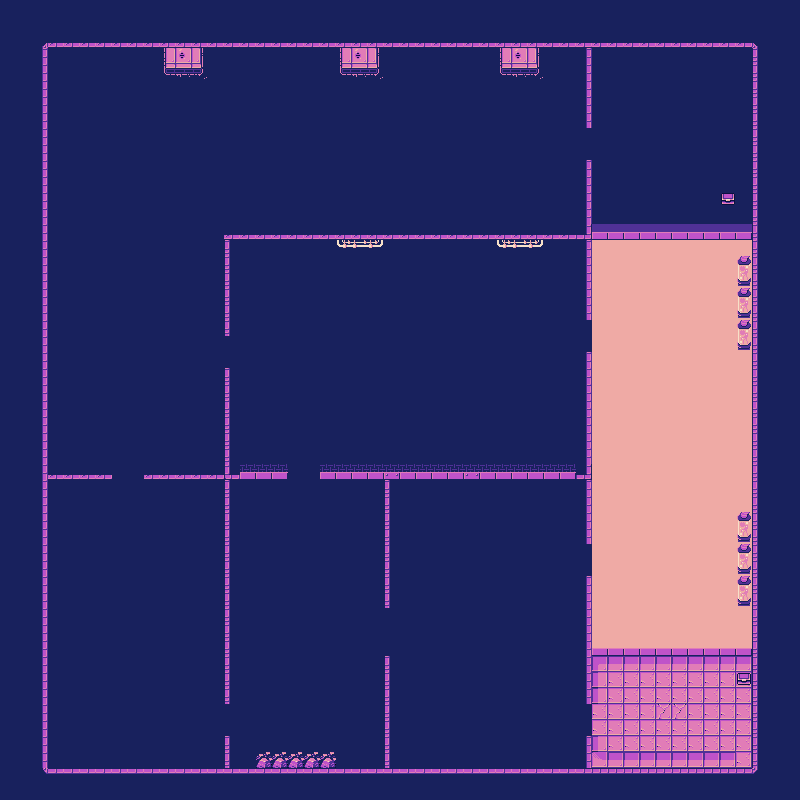

A 2D game scene composited from a Tiled map and its tileset images. What follows is a short description and the map's XML, with each tile layer's data collapsed to a summary:
An orthogonal 50x50 tile map with 16x16 px tiles, 3 tile layers (floor, collision, Tile Layer 2) and 39 objects (door).

<map version="1.5" tiledversion="1.7.2" orientation="orthogonal" renderorder="right-down" width="50" height="50" tilewidth="16" tileheight="16" infinite="0" nextlayerid="6" nextobjectid="41">
 <tileset firstgid="1" source="CosmicLilacTiles.tsx" />
 <layer id="5" name="floor" width="50" height="50">
  <data>[2500 cells, 609 non-empty, 4 distinct tile ids]</data>
 </layer>
 <layer id="1" name="collision" width="50" height="50">
  <data>[2500 cells, 2500 non-empty, 23 distinct tile ids]</data>
 </layer>
 <layer id="4" name="Tile Layer 2" width="50" height="50">
  <data>[2500 cells, 43 non-empty, 13 distinct tile ids]</data>
 </layer>
 <objectgroup id="3" name="objects">
  <properties>
   <property name="tag" value="exit" />
  </properties>
  <object id="1" name="door" gid="32" x="720" y="80" width="16" height="16" />
  <object id="2" x="592" y="144">
   <properties>
    <property name="graphNodeId" type="int" value="14" />
   </properties>
   <point />
  </object>
  <object id="3" x="720" y="80">
   <properties>
    <property name="graphNodeId" type="int" value="15" />
   </properties>
   <point />
  </object>
  <object id="4" x="128" y="144">
   <properties>
    <property name="graphNodeId" type="int" value="13" />
   </properties>
   <point />
  </object>
  <object id="5" x="128" y="352">
   <properties>
    <property name="graphNodeId" type="int" value="12" />
   </properties>
   <point />
  </object>
  <object id="6" x="224" y="352">
   <properties>
    <property name="graphNodeId" type="int" value="7" />
   </properties>
   <point />
  </object>
  <object id="7" x="128" y="480">
   <properties>
    <property name="graphNodeId" type="int" value="11" />
   </properties>
   <point />
  </object>
  <object id="8" x="304" y="640">
   <properties>
    <property name="graphNodeId" type="int" value="10" />
   </properties>
   <point />
  </object>
  <object id="9" x="304" y="480">
   <properties>
    <property name="graphNodeId" type="int" value="8" />
   </properties>
   <point />
  </object>
  <object id="10" x="384" y="640">
   <properties>
    <property name="graphNodeId" type="int" value="9" />
   </properties>
   <point />
  </object>
  <object id="11" x="592" y="560">
   <properties>
    <property name="graphNodeId" type="int" value="3" />
   </properties>
   <point />
  </object>
  <object id="12" x="592" y="720">
   <properties>
    <property name="graphNodeId" type="int" value="1" />
   </properties>
   <point />
  </object>
  <object id="13" x="480" y="640">
   <properties>
    <property name="graphNodeId" type="int" value="2" />
   </properties>
   <point />
  </object>
  <object id="14" x="672" y="464">
   <properties>
    <property name="graphNodeId" type="int" value="4" />
   </properties>
   <point />
  </object>
  <object id="15" x="592" y="336">
   <properties>
    <property name="graphNodeId" type="int" value="5" />
   </properties>
   <point />
  </object>
  <object id="16" x="400" y="336">
   <properties>
    <property name="graphNodeId" type="int" value="6" />
   </properties>
   <point />
  </object>
  <object id="17" x="672" y="720">
   <properties>
    <property name="graphNodeId" type="int" value="0" />
   </properties>
   <point />
  </object>
  <object id="19" x="673" y="713">
   <properties>
    <property name="endNode" type="int" value="1" />
    <property name="startNode" type="int" value="0" />
    <property name="tag" value="graphConnection" />
   </properties>
   <polyline points="-1,7 -81,7" />
  </object>
  <object id="20" x="585.333" y="717">
   <properties>
    <property name="endNode" type="int" value="2" />
    <property name="startNode" type="int" value="1" />
    <property name="tag" value="graphConnection" />
   </properties>
   <polyline points="6.66667,3 -105.333,-77" />
  </object>
  <object id="21" x="490.333" y="616.333">
   <properties>
    <property name="endNode" type="int" value="3" />
    <property name="startNode" type="int" value="2" />
    <property name="tag" value="graphConnection" />
   </properties>
   <polyline points="-10.3333,23.6667 101.667,-56.3333" />
  </object>
  <object id="22" x="595.5" y="561">
   <properties>
    <property name="endNode" type="int" value="4" />
    <property name="startNode" type="int" value="3" />
    <property name="tag" value="graphConnection" />
   </properties>
   <polyline points="-3.5,-1 76.5,-97" />
  </object>
  <object id="23" x="682" y="465.5">
   <properties>
    <property name="endNode" type="int" value="5" />
    <property name="startNode" type="int" value="4" />
    <property name="tag" value="graphConnection" />
   </properties>
   <polyline points="-10,-1.5 -90,-129.5" />
  </object>
  <object id="24" x="581.5" y="332">
   <properties>
    <property name="endNode" type="int" value="6" />
    <property name="startNode" type="int" value="5" />
    <property name="tag" value="graphConnection" />
   </properties>
   <polyline points="10.5,4 -181.5,4" />
  </object>
  <object id="25" x="399" y="352">
   <properties>
    <property name="endNode" type="int" value="8" />
    <property name="startNode" type="int" value="6" />
    <property name="tag" value="graphConnection" />
   </properties>
   <polyline points="1,-16 -95,128" />
  </object>
  <object id="26" x="299.5" y="463">
   <properties>
    <property name="endNode" type="int" value="7" />
    <property name="startNode" type="int" value="8" />
    <property name="tag" value="graphConnection" />
   </properties>
   <polyline points="4.5,17 -75.5,-111" />
  </object>
  <object id="27" x="219" y="347">
   <properties>
    <property name="endNode" type="int" value="12" />
    <property name="startNode" type="int" value="7" />
    <property name="tag" value="graphConnection" />
   </properties>
   <polyline points="5,5 -91,5" />
  </object>
  <object id="28" x="136.5" y="352.5">
   <properties>
    <property name="endNode" type="int" value="12" />
    <property name="startNode" type="int" value="11" />
    <property name="tag" value="graphConnection" />
   </properties>
   <polyline points="-8.5,-0.5 -8.5,127.5" />
  </object>
  <object id="29" x="127.5" y="474">
   <properties>
    <property name="endNode" type="int" value="11" />
    <property name="startNode" type="int" value="16" />
    <property name="tag" value="graphConnection" />
   </properties>
   <polyline points="0.5,6 0.5,166" />
  </object>
  <object id="30" x="207" y="637">
   <properties>
    <property name="endNode" type="int" value="10" />
    <property name="startNode" type="int" value="9" />
    <property name="tag" value="graphConnection" />
   </properties>
   <polyline points="97,3 177,3" />
  </object>
  <object id="31" x="389" y="641.5">
   <properties>
    <property name="endNode" type="int" value="9" />
    <property name="startNode" type="int" value="2" />
    <property name="tag" value="graphConnection" />
   </properties>
   <polyline points="-5,-1.5 91,-1.5" />
  </object>
  <object id="32" x="136.667" y="342.667">
   <properties>
    <property name="endNode" type="int" value="13" />
    <property name="startNode" type="int" value="12" />
    <property name="tag" value="graphConnection" />
   </properties>
   <polyline points="-8.66667,9.33333 -8.66667,-198.667" />
  </object>
  <object id="33" x="142" y="138">
   <properties>
    <property name="endNode" type="int" value="14" />
    <property name="startNode" type="int" value="13" />
    <property name="tag" value="graphConnection" />
   </properties>
   <polyline points="-14,6 450,6" />
  </object>
  <object id="34" x="589" y="147">
   <properties>
    <property name="endNode" type="int" value="15" />
    <property name="startNode" type="int" value="14" />
    <property name="tag" value="graphConnection" />
   </properties>
   <polyline points="3,-3 131,-67" />
  </object>
  </objectgroup>
</map>
<!-- 6 of 39 objects omitted -->
